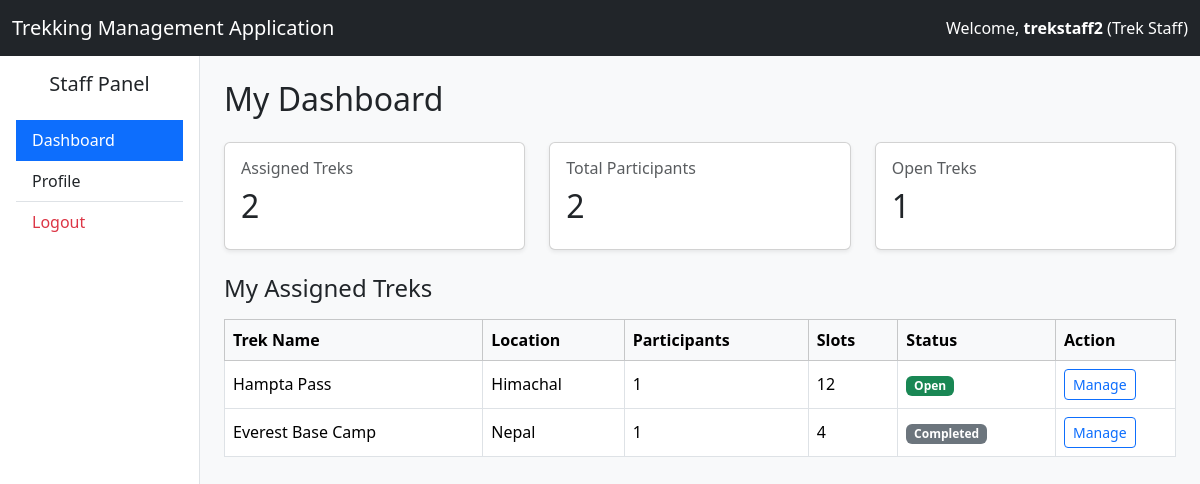
/staff/dashboard (signed in), run on an earlier commit of the app's database.
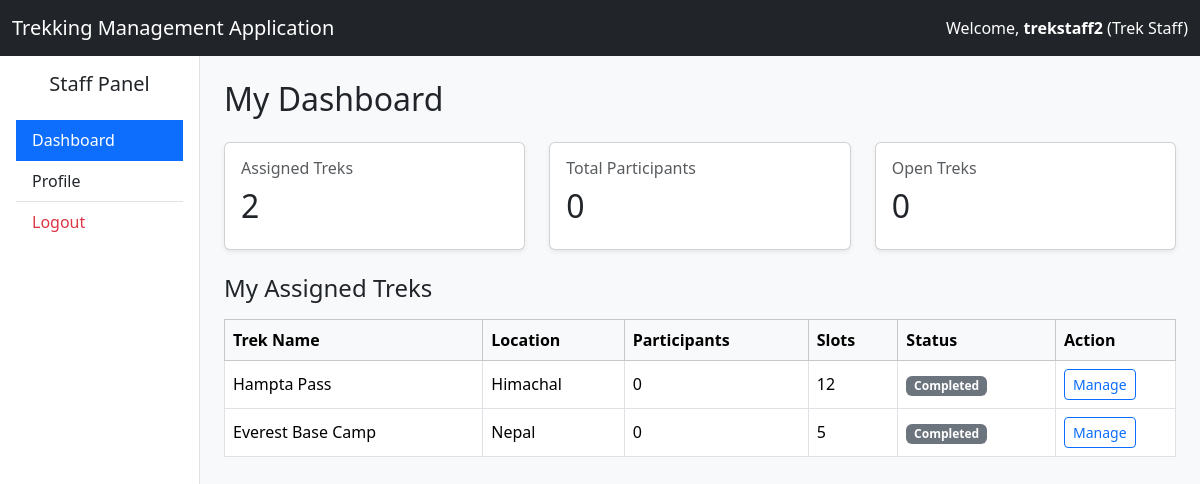
And on a later commit of the database.
### application/models.py (models this page shows)
class Trek(db.Model):
    __tablename__ = "trek"
    trek_id = db.Column(db.Integer, primary_key=True, autoincrement=True)
    trek_name = db.Column(db.String(100), nullable=False)
    location = db.Column(db.String(100), nullable=False)
    difficulty = db.Column(db.String(20), nullable=False)
    duration = db.Column(db.Integer, nullable=False)
    available_slots = db.Column(db.Integer, nullable=False)
    assigned_staff_id = db.Column(
        db.Integer,
        db.ForeignKey("user.user_id")
    )
    assigned_staff = db.relationship(
    "User",
    foreign_keys=[assigned_staff_id]
)
    status = db.Column(db.String(20), nullable=False)
    start_date = db.Column(db.Date)
    end_date = db.Column(db.Date)
    bookings = db.relationship("Booking", back_populates="trek",cascade="all, delete-orphan")

### application/controllers.py (the view)
@app.route("/staff/dashboard")
@login_required
def staff_dashboard():
    if current_user.role != "Trek Staff":
        return "Access Denied."
    treks = Trek.query.filter_by(
        assigned_staff_id=current_user.user_id
    ).all()
    trek_data = []
    total_participants = 0
    open_treks = 0
    for trek in treks:
        participant_count = Booking.query.filter_by(
            trek_id=trek.trek_id,
            booking_status="Booked"
        ).count()
        total_participants += participant_count
        if trek.status == "Open":
            open_treks += 1
        trek_data.append({
            "trek": trek,
            "participant_count": participant_count
        })
    return render_template(
        "staff/dashboard.html",
        trek_data=trek_data,
        total_treks=len(treks),
        total_participants=total_participants,
        open_treks=open_treks
    )

### main.py (called while the page is built)
@login_manager.user_loader
def load_user(user_id):
    return User.query.get(int(user_id))

### templates/staff/dashboard.html (shortened to what this page needs)
{% extends "base_dashboard.html" %}
{% block panel_title %}
Staff Panel
{% endblock %}
{% block sidebar %}
<div class="list-group list-group-flush">
    <a href="{{ url_for('staff_dashboard') }}"
       class="list-group-item list-group-item-action active">
        Dashboard
    </a>
    <a href="{{ url_for('staff_profile') }}"
       class="list-group-item list-group-item-action">
        Profile
    </a>
    <a href="{{ url_for('logout') }}"
       class="list-group-item list-group-item-action text-danger">
        Logout
    </a>
</div>
{% endblock %}
{% block content %}
<h2 class="mb-4">
    My Dashboard
</h2>
<div class="row mb-4">
    <div class="col-md-4">
        <div class="card shadow-sm">
            <div class="card-body">
                <h6 class="text-muted">Assigned Treks</h6>
                <h2>{{ total_treks }}</h2>
            </div>
        </div>
    </div>
    <div class="col-md-4">
        <div class="card shadow-sm">
            <div class="card-body">
                <h6 class="text-muted">Total Participants</h6>
                <h2>{{ total_participants }}</h2>
            </div>
        </div>
    </div>
    <div class="col-md-4">
        <div class="card shadow-sm">
            <div class="card-body">
                <h6 class="text-muted">Open Treks</h6>
                <h2>{{ open_treks }}</h2>
            </div>
        </div>
    </div>
</div>
<h4 class="mb-3">
    My Assigned Treks
</h4>
<div class="table-responsive">
<table class="table table-bordered table-hover align-middle">
    <thead class="table-light">
        <tr>
            <th>Trek Name</th>
            <th>Location</th>
            <th>Participants</th>
            <th>Slots</th>
            <th>Status</th>
            <th width="120">Action</th>
        </tr>
    </thead>
    <tbody>
    {% for item in trek_data %}
        <tr>
            <td>{{ item.trek.trek_name }}</td>
            <td>{{ item.trek.location }}</td>
            <td>{{ item.participant_count }}</td>
            <td>{{ item.trek.available_slots }}</td>
            <td>
                {% if item.trek.status == "Open" %}
                    <span class="badge bg-success">Open</span>
                {% elif item.trek.status == "Started" %}
                    <span class="badge bg-primary">Started</span>
                {% elif item.trek.status == "Ongoing" %}
                    <span class="badge bg-warning text-dark">Ongoing</span>
                {% elif item.trek.status == "Completed" %}
                    <span class="badge bg-secondary">Completed</span>
                {% else %}
                    <span class="badge bg-danger">Closed</span>
                {% endif %}
            </td>
            <td>
                <a
                href="{{ url_for('staff_trek', trek_id=item.trek.trek_id) }}"
                class="btn btn-outline-primary btn-sm">
                    Manage
                </a>
            </td>
        </tr>
    {% endfor %}
    </tbody>
</table>
</div>
{% endblock %}

What changed in the data, as far as the page shows it:
changed Trek "Hampta Pass": status "Open" → "Completed" (drawn)
Also different on the page:
{{ total_participants }}: "2" → "0"
{{ open_treks }}: "1" → "0"
new list line: "Hampta Pass Himachal 12"
new list line: "0 Completed Manage"
new list line: "Everest Base Camp Nepal 5"
list line gone: "Hampta Pass Himachal 12"
list line gone: "1 Open Manage"
list line gone: "Everest Base Camp Nepal 4"
list line gone: "1 Completed Manage"
